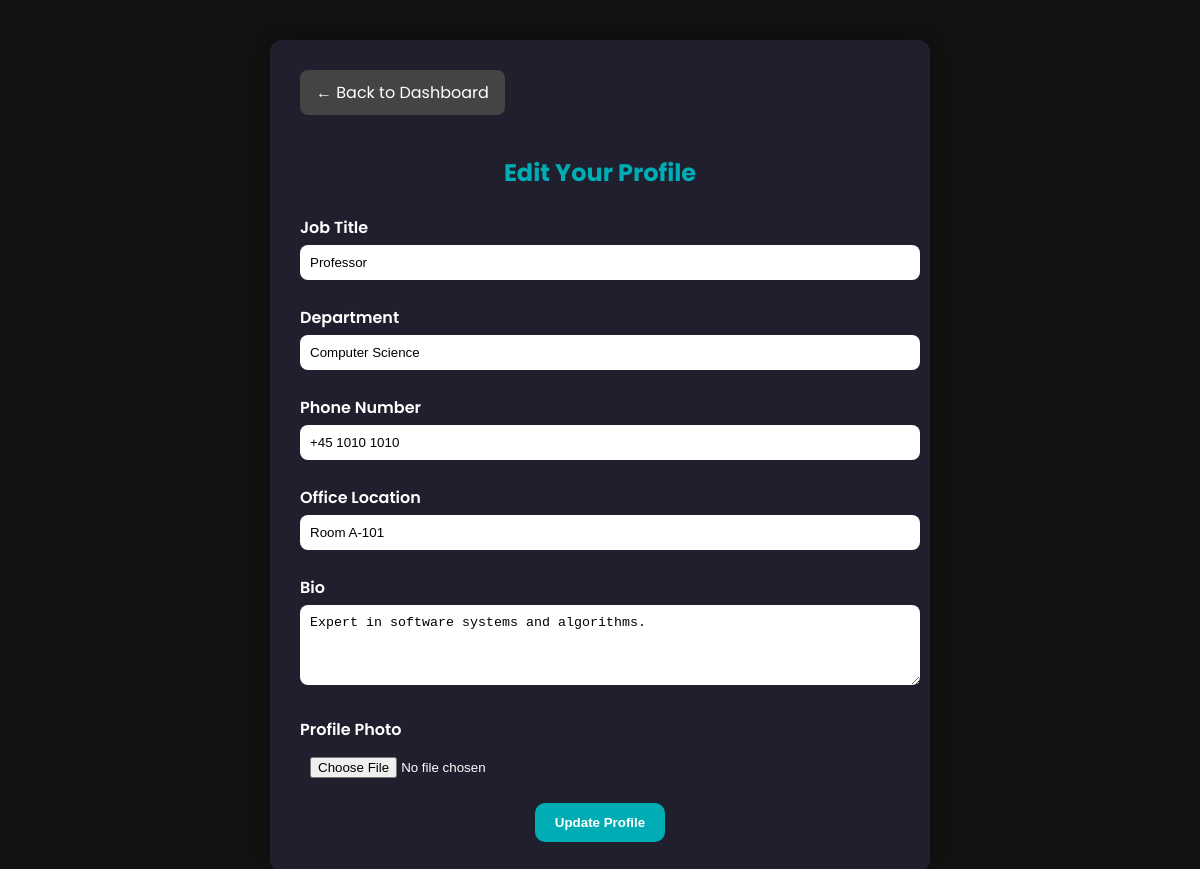
Screenshot of /edit_profile.php (signed in) with the database file from the repository.
### tables this page shows
CREATE TABLE `staff` (
  `StaffID` int(11) NOT NULL,
  `Name` text NOT NULL,
  `Username` varchar(100) NOT NULL,
  `Password` varchar(255) NOT NULL,
  `ResetToken` varchar(255) DEFAULT NULL,
  `TokenExpiry` datetime DEFAULT NULL,
  `JobTitle` varchar(100) DEFAULT NULL,
  `Department` varchar(100) DEFAULT NULL,
  `ProfilePhoto` varchar(255) DEFAULT NULL,
  `Bio` text DEFAULT NULL,
  `PhoneNumber` varchar(20) DEFAULT NULL,
  `OfficeLocation` varchar(100) DEFAULT NULL
);

### edit_profile.php (the view, shortened to what this page needs)
<?php
include("connect.php");
$staffUsername = $_SESSION['username'];
$query = "SELECT * FROM staff WHERE Username = ?";
$stmt = $conn->prepare($query);
$stmt->bind_param("s", $staffUsername);
$stmt->execute();
$result = $stmt->get_result();
$staff = $result->fetch_assoc();
?>
<!DOCTYPE html>
<html lang="en">
<head>
</head>
<body>
<div class="container">
    <a href="staff_dashboard.php" class="back-btn">← Back to Dashboard</a>
    <h2>Edit Your Profile</h2>
    <form method="POST" enctype="multipart/form-data">
        <label>Job Title</label>
        <input type="text" name="job_title" value="<?= htmlspecialchars($staff['JobTitle']) ?>">
        <label>Department</label>
        <input type="text" name="department" value="<?= htmlspecialchars($staff['Department']) ?>">
        <label>Phone Number</label>
        <input type="text" name="phone" value="<?= htmlspecialchars($staff['PhoneNumber']) ?>">
        <label>Office Location</label>
        <input type="text" name="office" value="<?= htmlspecialchars($staff['OfficeLocation']) ?>">
        <label>Bio</label>
        <textarea name="bio" rows="4"><?= htmlspecialchars($staff['Bio']) ?></textarea>
        <label>Profile Photo</label>
        <input type="file" name="profile_photo">
        <button type="submit" class="btn">Update Profile</button>
    </form>
</div>
</body>
</html>

### edit_profile.php (style rules this page uses)
body { font-family: 'Poppins', sans-serif; margin: 0; padding: 40px; background: #121212; color: white; }
.container { max-width: 600px; margin: auto; background: #1f1f2e; padding: 30px; border-radius: 12px; box-shadow: 0 0 20px rgba(0,0,0,0.4); }
h2 { text-align: center; color: #00adb5; margin-bottom: 25px; }
form label { font-weight: 600; display: block; margin: 10px 0 5px; }
form input, form textarea { width: 100%; padding: 10px; margin-bottom: 15px; border-radius: 8px; border: none; }
.btn { background: #00adb5; color: white; padding: 12px 20px; border: none; border-radius: 10px; font-weight: bold; cursor: pointer; display: block; margin: 0 auto; }
.back-btn { display: inline-block; margin-bottom: 20px; background: #444; color: white; padding: 10px 16px; border-radius: 8px; text-decoration: none; }

### rows the page displays
staff: job_title "Professor", department "Computer Science", phone "+45 1010 1010", office "Room A-101", bio "Expert in software systems and algorithms."
